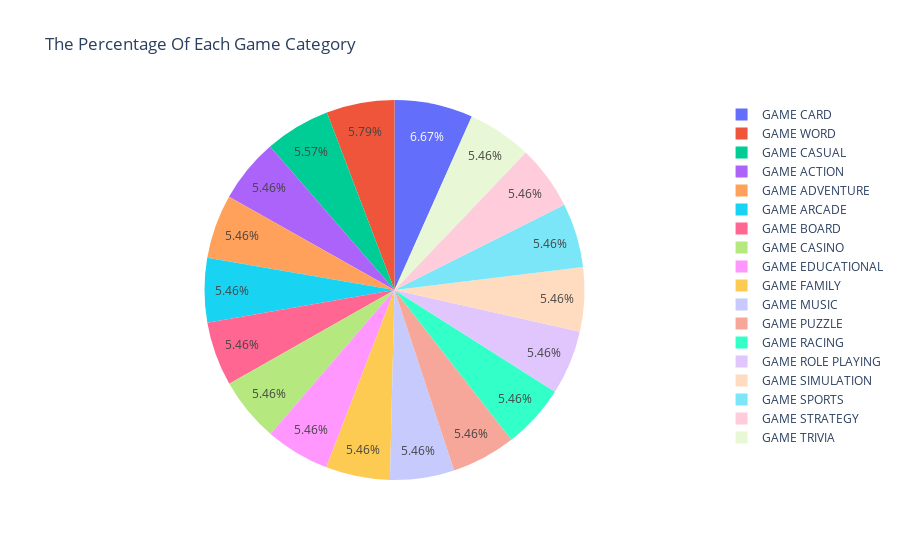

Notebook code cell kept with this figure:
### Markdown cell above
WHILE NUMBER OF GAME NOT PAID FOR IS >> 1823

### Code cell
# USING PIE CHART VISUALIZATION TO FIND THE PERCENTAGE OF EACH GAMES CATEGORY:
px.pie(games,names='category',values=None,title='The Percentage Of Each Game Category ')

### Figure 1 — Plotly figure (JSON) as saved in the notebook; plotly's stock layout.template omitted (floating-point values rounded to 4 significant figures; data arrays with more than 128 entries replaced by an {"elided": "..."} marker saying what was removed)
{"data": [{"domain": {"x": [0, 1], "y": [0, 1]}, "hovertemplate": "category=%{label}<extra></extra>", "labels": {"elided": "1830 str values"}, "legendgroup": "", "name": "", "showlegend": true, "type": "pie"}], "layout": {"legend": {"tracegroupgap": 0}, "title": {"text": "The Percentage Of Each Game Category "}}}
